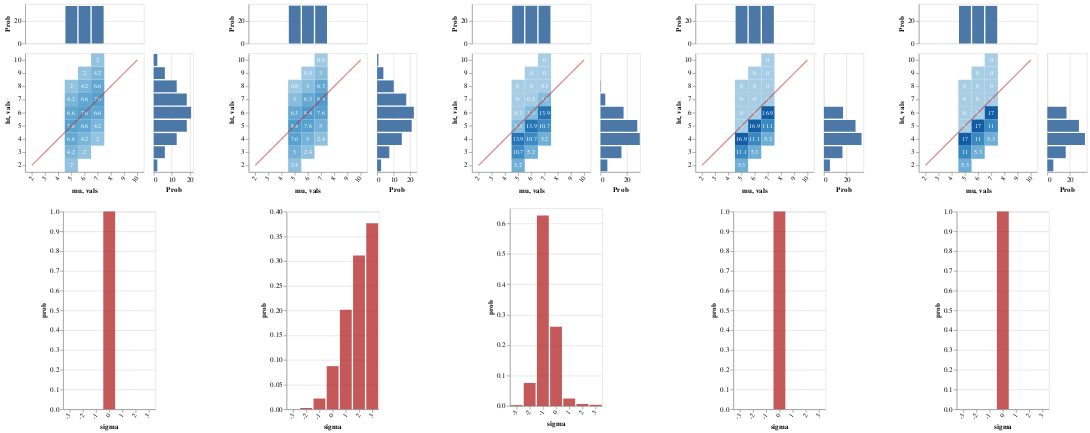

Notebook source saved alongside this figure:
### Markdown cell above
#### Pragmatic listener hears:

> "John, Mary, and Fred are all short"

These agents become quite certain that John's height falls below the class standard, though they remain in the dark about what that standard is (the conclusions for Mary are identical)

And as seen in the `ht` marginal, even though the standard remains unknown, the belief that John's height falls below it it leads to a (negatively skewed) evaluative distribution over worlds

The evaluativity effect is more pronounced than the positive case

### Code cell
writeIORef cacheRef (0, Map.empty)
 
vlShow . sidewaysDists <$> traverse mkGraph
  [ listener infoLUMAll cacheRef (0, UShrt, allDen0)
  , lp infoLUMAll >>= \l -> listener infoLUMAll cacheRef (0, UShrt, l)
  , listener infoLUMAll cacheRef (1, UShrt, allDen0)
  , listener infoLUMAll cacheRef (2, UShrt, allDen0)
  , listener infoLUMAll cacheRef (3, UShrt, allDen0)
  ]

### Figure 1 — Vega-Lite specification as saved in the notebook (floating-point values rounded to 4 significant figures)
{"$schema": "https://vega.github.io/schema/vega-lite/v3.json", "hconcat": [{"$schema": "https://vega.github.io/schema/vega-lite/v3.json", "center": true, "vconcat": [{"$schema": "https://vega.github.io/schema/vega-lite/v3.json", "bounds": "flush", "config": {"scale": {"rectBandPaddingInner": 0}}, "data": {"values": [{"ht": "2", "mu": "5", "prob": 2}, {"ht": "3", "mu": "5", "prob": 4.2}, {"ht": "3", "mu": "6", "prob": 2}, {"ht": "4", "mu": "5", "prob": 6.6}, {"ht": "4", "mu": "6", "prob": 4.2}, {"ht": "4", "mu": "7", "prob": 2}, {"ht": "5", "mu": "5", "prob": 7.6}, {"ht": "5", "mu": "6", "prob": 6.6}, {"ht": "5", "mu": "7", "prob": 4.2}, {"ht": "6", "mu": "5", "prob": 6.6}, {"ht": "6", "mu": "6", "prob": 7.6}, {"ht": "6", "mu": "7", "prob": 6.6}, {"ht": "7", "mu": "5", "prob": 4.2}, {"ht": "7", "mu": "6", "prob": 6.6}, {"ht": "7", "mu": "7", "prob": 7.6}, {"ht": "8", "mu": "5", "prob": 2}, {"ht": "8", "mu": "6", "prob": 4.2}, {"ht": "8", "mu": "7", "prob": 6.6}, {"ht": "9", "mu": "6", "prob": 2}, {"ht": "9", "mu": "7", "prob": 4.2}, {"ht": "10", "mu": "7", "prob": 2}]}, "spacing": 15, "vconcat": [{"encoding": {"x": {"axis": null, "field": "mu", "scale": {"domain": ["2", "3", "4", "5", "6", "7", "8", "9", "10"], "rangeStep": 30}, "sort": null, "type": "ordinal"}, "y": {"aggregate": "sum", "axis": {"title": "Prob"}, "field": "prob", "type": "quantitative"}}, "height": 60, "mark": "bar"}, {"bounds": "flush", "hconcat": [{"encoding": {"x": {"axis": {"labelAngle": -55}, "field": "mu", "scale": {"domain": ["2", "3", "4", "5", "6", "7", "8", "9", "10"], "rangeStep": 30}, "sort": null, "type": "ordinal"}, "y": {"axis": {"labelAngle": 0}, "field": "ht", "scale": {"domain": ["10", "9", "8", "7", "6", "5", "4", "3", "2"], "rangeStep": 30}, "sort": null, "type": "ordinal"}}, "layer": [{"encoding": {"color": {"aggregate": "sum", "field": "prob", "legend": null, "scale": {"scheme": {"extent": [0.2, 0.9], "name": "blues"}}, "type": "quantitative"}}, "mark": "rect"}, {"encoding": {"color": {"value": "white"}, "text": {"aggregate": "sum", "field": "prob", "type": "quantitative"}}, "mark": {"fontSize": 9, "type": "text"}}, {"data": {"values": [{"vals": "2"}, {"vals": "3"}, {"vals": "4"}, {"vals": "5"}, {"vals": "6"}, {"vals": "7"}, {"vals": "8"}, {"vals": "9"}, {"vals": "10"}]}, "encoding": {"x": {"field": "vals", "sort": null, "type": "ordinal"}, "y": {"field": "vals", "sort": null, "type": "ordinal"}}, "mark": {"opacity": 0.5, "stroke": "firebrick", "strokeWidth": 2, "type": "line"}}]}, {"encoding": {"x": {"aggregate": "sum", "axis": {"title": "Prob"}, "field": "prob", "type": "quantitative"}, "y": {"axis": null, "field": "ht", "scale": {"domain": ["10", "9", "8", "7", "6", "5", "4", "3", "2"], "rangeStep": 30}, "sort": null, "type": "ordinal"}}, "mark": "bar", "width": 60}], "spacing": 15}]}, {"$schema": "https://vega.github.io/schema/vega-lite/v3.json", "data": {"values": [{"prob": 1, "sigma": "0"}]}, "description": "", "encoding": {"x": {"axis": {"labelAngle": -55}, "field": "sigma", "scale": {"domain": ["-3", "-2", "-1", "0", "1", "2", "3"], "rangeStep": 30}, "sort": null, "type": "ordinal"}, "y": {"field": "prob", "type": "quantitative"}}, "mark": {"color": "firebrick", "opacity": 0.75, "type": "bar"}}]}, {"$schema": "https://vega.github.io/schema/vega-lite/v3.json", "center": true, "vconcat": [{"$schema": "https://vega.github.io/schema/vega-lite/v3.json", "bounds": "flush", "config": {"scale": {"rectBandPaddingInner": 0}}, "data": {"values": [{"ht": "2", "mu": "5", "prob": 2.4}, {"ht": "3", "mu": "5", "prob": 5}, {"ht": "3", "mu": "6", "prob": 2.4}, {"ht": "4", "mu": "5", "prob": 7.6}, {"ht": "4", "mu": "6", "prob": 5}, {"ht": "4", "mu": "7", "prob": 2.4}, {"ht": "5", "mu": "5", "prob": 8.4}, {"ht": "5", "mu": "6", "prob": 7.6}, {"ht": "5", "mu": "7", "prob": 5}, {"ht": "6", "mu": "5", "prob": 6.3}, {"ht": "6", "mu": "6", "prob": 8.4}, {"ht": "6", "mu": "7", "prob": 7.6}, {"ht": "7", "mu": "5", "prob": 3}, {"ht": "7", "mu": "6", "prob": 6.3}, {"ht": "7", "mu": "7", "prob": 8.4}, {"ht": "8", "mu": "5", "prob": 0.8}, {"ht": "8", "mu": "6", "prob": 3}, {"ht": "8", "mu": "7", "prob": 6.3}, {"ht": "9", "mu": "6", "prob": 0.8}, {"ht": "9", "mu": "7", "prob": 3}, {"ht": "10", "mu": "7", "prob": 0.8}]}, "spacing": 15, "vconcat": [{"encoding": {"x": {"axis": null, "field": "mu", "scale": {"domain": ["2", "3", "4", "5", "6", "7", "8", "9", "10"], "rangeStep": 30}, "sort": null, "type": "ordinal"}, "y": {"aggregate": "sum", "axis": {"title": "Prob"}, "field": "prob", "type": "quantitative"}}, "height": 60, "mark": "bar"}, {"bounds": "flush", "hconcat": [{"encoding": {"x": {"axis": {"labelAngle": -55}, "field": "mu", "scale": {"domain": ["2", "3", "4", "5", "6", "7", "8", "9", "10"], "rangeStep": 30}, "sort": null, "type": "ordinal"}, "y": {"axis": {"labelAngle": 0}, "field": "ht", "scale": {"domain": ["10", "9", "8", "7", "6", "5", "4", "3", "2"], "rangeStep": 30}, "sort": null, "type": "ordinal"}}, "layer": [{"encoding": {"color": {"aggregate": "sum", "field": "prob", "legend": null, "scale": {"scheme": {"extent": [0.2, 0.9], "name": "blues"}}, "type": "quantitative"}}, "mark": "rect"}, {"encoding": {"color": {"value": "white"}, "text": {"aggregate": "sum", "field": "prob", "type": "quantitative"}}, "mark": {"fontSize": 9, "type": "text"}}, {"data": {"values": [{"vals": "2"}, {"vals": "3"}, {"vals": "4"}, {"vals": "5"}, {"vals": "6"}, {"vals": "7"}, {"vals": "8"}, {"vals": "9"}, {"vals": "10"}]}, "encoding": {"x": {"field": "vals", "sort": null, "type": "ordinal"}, "y": {"field": "vals", "sort": null, "type": "ordinal"}}, "mark": {"opacity": 0.5, "stroke": "firebrick", "strokeWidth": 2, "type": "line"}}]}, {"encoding": {"x": {"aggregate": "sum", "axis": {"title": "Prob"}, "field": "prob", "type": "quantitative"}, "y": {"axis": null, "field": "ht", "scale": {"domain": ["10", "9", "8", "7", "6", "5", "4", "3", "2"], "rangeStep": 30}, "sort": null, "type": "ordinal"}}, "mark": "bar", "width": 60}], "spacing": 15}]}, {"$schema": "https://vega.github.io/schema/vega-lite/v3.json", "data": {"values": [{"prob": 8.67e-05, "sigma": "-3"}, {"prob": 0.002523, "sigma": "-2"}, {"prob": 0.02162, "sigma": "-1"}, {"prob": 0.08717, "sigma": "0"}, {"prob": 0.201, "sigma": "1"}, {"prob": 0.3113, "sigma": "2"}, {"prob": 0.3763, "sigma": "3"}]}, "description": "", "encoding": {"x": {"axis": {"labelAngle": -55}, "field": "sigma", "scale": {"domain": ["-3", "-2", "-1", "0", "1", "2", "3"], "rangeStep": 30}, "sort": null, "type": "ordinal"}, "y": {"field": "prob", "type": "quantitative"}}, "mark": {"color": "firebrick", "opacity": 0.75, "type": "bar"}}]}, {"$schema": "https://vega.github.io/schema/vega-lite/v3.json", "center": true, "vconcat": [{"$schema": "https://vega.github.io/schema/vega-lite/v3.json", "bounds": "flush", "config": {"scale": {"rectBandPaddingInner": 0}}, "data": {"values": [{"ht": "2", "mu": "5", "prob": 5.2}, {"ht": "3", "mu": "5", "prob": 10.7}, {"ht": "3", "mu": "6", "prob": 5.2}, {"ht": "4", "mu": "5", "prob": 13.9}, {"ht": "4", "mu": "6", "prob": 10.7}, {"ht": "4", "mu": "7", "prob": 5.2}, {"ht": "5", "mu": "5", "prob": 3.3}, {"ht": "5", "mu": "6", "prob": 13.9}, {"ht": "5", "mu": "7", "prob": 10.7}, {"ht": "6", "mu": "5", "prob": 0.3}, {"ht": "6", "mu": "6", "prob": 3.3}, {"ht": "6", "mu": "7", "prob": 13.9}, {"ht": "7", "mu": "5", "prob": 0}, {"ht": "7", "mu": "6", "prob": 0.3}, {"ht": "7", "mu": "7", "prob": 3.3}, {"ht": "8", "mu": "5", "prob": 0}, {"ht": "8", "mu": "6", "prob": 0}, {"ht": "8", "mu": "7", "prob": 0.3}, {"ht": "9", "mu": "6", "prob": 0}, {"ht": "9", "mu": "7", "prob": 0}, {"ht": "10", "mu": "7", "prob": 0}]}, "spacing": 15, "vconcat": [{"encoding": {"x": {"axis": null, "field": "mu", "scale": {"domain": ["2", "3", "4", "5", "6", "7", "8", "9", "10"], "rangeStep": 30}, "sort": null, "type": "ordinal"}, "y": {"aggregate": "sum", "axis": {"title": "Prob"}, "field": "prob", "type": "quantitative"}}, "height": 60, "mark": "bar"}, {"bounds": "flush", "hconcat": [{"encoding": {"x": {"axis": {"labelAngle": -55}, "field": "mu", "scale": {"domain": ["2", "3", "4", "5", "6", "7", "8", "9", "10"], "rangeStep": 30}, "sort": null, "type": "ordinal"}, "y": {"axis": {"labelAngle": 0}, "field": "ht", "scale": {"domain": ["10", "9", "8", "7", "6", "5", "4", "3", "2"], "rangeStep": 30}, "sort": null, "type": "ordinal"}}, "layer": [{"encoding": {"color": {"aggregate": "sum", "field": "prob", "legend": null, "scale": {"scheme": {"extent": [0.2, 0.9], "name": "blues"}}, "type": "quantitative"}}, "mark": "rect"}, {"encoding": {"color": {"value": "white"}, "text": {"aggregate": "sum", "field": "prob", "type": "quantitative"}}, "mark": {"fontSize": 9, "type": "text"}}, {"data": {"values": [{"vals": "2"}, {"vals": "3"}, {"vals": "4"}, {"vals": "5"}, {"vals": "6"}, {"vals": "7"}, {"vals": "8"}, {"vals": "9"}, {"vals": "10"}]}, "encoding": {"x": {"field": "vals", "sort": null, "type": "ordinal"}, "y": {"field": "vals", "sort": null, "type": "ordinal"}}, "mark": {"opacity": 0.5, "stroke": "firebrick", "strokeWidth": 2, "type": "line"}}]}, {"encoding": {"x": {"aggregate": "sum", "axis": {"title": "Prob"}, "field": "prob", "type": "quantitative"}, "y": {"axis": null, "field": "ht", "scale": {"domain": ["10", "9", "8", "7", "6", "5", "4", "3", "2"], "rangeStep": 30}, "sort": null, "type": "ordinal"}}, "mark": "bar", "width": 60}], "spacing": 15}]}, {"$schema": "https://vega.github.io/schema/vega-lite/v3.json", "data": {"values": [{"prob": 0.002597, "sigma": "-3"}, {"prob": 0.07558, "sigma": "-2"}, {"prob": 0.6265, "sigma": "-1"}, {"prob": 0.2605, "sigma": "0"}, {"prob": 0.02434, "sigma": "1"}, {"prob": 0.00666, "sigma": "2"}, {"prob": 0.003779, "sigma": "3"}]}, "description": "", "encoding": {"x": {"axis": {"labelAngle": -55}, "field": "sigma", "scale": {"domain": ["-3", "-2", "-1", "0", "1", "2", "3"], "rangeStep": 30}, "sort": null, "type": "ordinal"}, "y": {"field": "prob", "type": "quantitative"}}, "mark": {"color": "firebrick", "opacity": 0.75, "type": "bar"}}]}, {"$schema": "https://vega.github.io/schema/vega-lite/v3.json", "center": true, "vconcat": [{"$schema": "https://vega.github.io/schema/vega-lite/v3.json", "bounds": "flush", "config": {"scale": {"rectBandPaddingInner": 0}}, "data": {"values": [{"ht": "2", "mu": "5", "prob": 5.3}, {"ht": "3", "mu": "5", "prob": 11.1}, {"ht": "3", "mu": "6", "prob": 5.3}, {"ht": "4", "mu": "5", "prob": 16.9}, {"ht": "4", "mu": "6", "prob": 11.1}, {"ht": "4", "mu": "7", "prob": 5.3}, {"ht": "5", "mu": "5", "prob": 0}, {"ht": "5", "mu": "6", "prob": 16.9}, {"ht": "5", "mu": "7", "prob": 11.1}, {"ht": "6", "mu": "5", "prob": 0}, {"ht": "6", "mu": "6", "prob": 0}, {"ht": "6", "mu": "7", "prob": 16.9}, {"ht": "7", "mu": "5", "prob": 0}, {"ht": "7", "mu": "6", "prob": 0}, {"ht": "7", "mu": "7", "prob": 0}, {"ht": "8", "mu": "5", "prob": 0}, {"ht": "8", "mu": "6", "prob": 0}, {"ht": "8", "mu": "7", "prob": 0}, {"ht": "9", "mu": "6", "prob": 0}, {"ht": "9", "mu": "7", "prob": 0}, {"ht": "10", "mu": "7", "prob": 0}]}, "spacing": 15, "vconcat": [{"encoding": {"x": {"axis": null, "field": "mu", "scale": {"domain": ["2", "3", "4", "5", "6", "7", "8", "9", "10"], "rangeStep": 30}, "sort": null, "type": "ordinal"}, "y": {"aggregate": "sum", "axis": {"title": "Prob"}, "field": "prob", "type": "quantitative"}}, "height": 60, "mark": "bar"}, {"bounds": "flush", "hconcat": [{"encoding": {"x": {"axis": {"labelAngle": -55}, "field": "mu", "scale": {"domain": ["2", "3", "4", "5", "6", "7", "8", "9", "10"], "rangeStep": 30}, "sort": null, "type": "ordinal"}, "y": {"axis": {"labelAngle": 0}, "field": "ht", "scale": {"domain": ["10", "9", "8", "7", "6", "5", "4", "3", "2"], "rangeStep": 30}, "sort": null, "type": "ordinal"}}, "layer": [{"encoding": {"color": {"aggregate": "sum", "field": "prob", "legend": null, "scale": {"scheme": {"extent": [0.2, 0.9], "name": "blues"}}, "type": "quantitative"}}, "mark": "rect"}, {"encoding": {"color": {"value": "white"}, "text": {"aggregate": "sum", "field": "prob", "type": "quantitative"}}, "mark": {"fontSize": 9, "type": "text"}}, {"data": {"values": [{"vals": "2"}, {"vals": "3"}, {"vals": "4"}, {"vals": "5"}, {"vals": "6"}, {"vals": "7"}, {"vals": "8"}, {"vals": "9"}, {"vals": "10"}]}, "encoding": {"x": {"field": "vals", "sort": null, "type": "ordinal"}, "y": {"field": "vals", "sort": null, "type": "ordinal"}}, "mark": {"opacity": 0.5, "stroke": "firebrick", "strokeWidth": 2, "type": "line"}}]}, {"encoding": {"x": {"aggregate": "sum", "axis": {"title": "Prob"}, "field": "prob", "type": "quantitative"}, "y": {"axis": null, "field": "ht", "scale": {"domain": ["10", "9", "8", "7", "6", "5", "4", "3", "2"], "rangeStep": 30}, "sort": null, "type": "ordinal"}}, "mark": "bar", "width": 60}], "spacing": 15}]}, {"$schema": "https://vega.github.io/schema/vega-lite/v3.json", "data": {"values": [{"prob": 1, "sigma": "0"}]}, "description": "", "encoding": {"x": {"axis": {"labelAngle": -55}, "field": "sigma", "scale": {"domain": ["-3", "-2", "-1", "0", "1", "2", "3"], "rangeStep": 30}, "sort": null, "type": "ordinal"}, "y": {"field": "prob", "type": "quantitative"}}, "mark": {"color": "firebrick", "opacity": 0.75, "type": "bar"}}]}, {"$schema": "https://vega.github.io/schema/vega-lite/v3.json", "center": true, "vconcat": [{"$schema": "https://vega.github.io/schema/vega-lite/v3.json", "bounds": "flush", "config": {"scale": {"rectBandPaddingInner": 0}}, "data": {"values": [{"ht": "2", "mu": "5", "prob": 5.3}, {"ht": "3", "mu": "5", "prob": 11}, {"ht": "3", "mu": "6", "prob": 5.3}, {"ht": "4", "mu": "5", "prob": 17}, {"ht": "4", "mu": "6", "prob": 11}, {"ht": "4", "mu": "7", "prob": 5.3}, {"ht": "5", "mu": "5", "prob": 0}, {"ht": "5", "mu": "6", "prob": 17}, {"ht": "5", "mu": "7", "prob": 11}, {"ht": "6", "mu": "5", "prob": 0}, {"ht": "6", "mu": "6", "prob": 0}, {"ht": "6", "mu": "7", "prob": 17}, {"ht": "7", "mu": "5", "prob": 0}, {"ht": "7", "mu": "6", "prob": 0}, {"ht": "7", "mu": "7", "prob": 0}, {"ht": "8", "mu": "5", "prob": 0}, {"ht": "8", "mu": "6", "prob": 0}, {"ht": "8", "mu": "7", "prob": 0}, {"ht": "9", "mu": "6", "prob": 0}, {"ht": "9", "mu": "7", "prob": 0}, {"ht": "10", "mu": "7", "prob": 0}]}, "spacing": 15, "vconcat": [{"encoding": {"x": {"axis": null, "field": "mu", "scale": {"domain": ["2", "3", "4", "5", "6", "7", "8", "9", "10"], "rangeStep": 30}, "sort": null, "type": "ordinal"}, "y": {"aggregate": "sum", "axis": {"title": "Prob"}, "field": "prob", "type": "quantitative"}}, "height": 60, "mark": "bar"}, {"bounds": "flush", "hconcat": [{"encoding": {"x": {"axis": {"labelAngle": -55}, "field": "mu", "scale": {"domain": ["2", "3", "4", "5", "6", "7", "8", "9", "10"], "rangeStep": 30}, "sort": null, "type": "ordinal"}, "y": {"axis": {"labelAngle": 0}, "field": "ht", "scale": {"domain": ["10", "9", "8", "7", "6", "5", "4", "3", "2"], "rangeStep": 30}, "sort": null, "type": "ordinal"}}, "layer": [{"encoding": {"color": {"aggregate": "sum", "field": "prob", "legend": null, "scale": {"scheme": {"extent": [0.2, 0.9], "name": "blues"}}, "type": "quantitative"}}, "mark": "rect"}, {"encoding": {"color": {"value": "white"}, "text": {"aggregate": "sum", "field": "prob", "type": "quantitative"}}, "mark": {"fontSize": 9, "type": "text"}}, {"data": {"values": [{"vals": "2"}, {"vals": "3"}, {"vals": "4"}, {"vals": "5"}, {"vals": "6"}, {"vals": "7"}, {"vals": "8"}, {"vals": "9"}, {"vals": "10"}]}, "encoding": {"x": {"field": "vals", "sort": null, "type": "ordinal"}, "y": {"field": "vals", "sort": null, "type": "ordinal"}}, "mark": {"opacity": 0.5, "stroke": "firebrick", "strokeWidth": 2, "type": "line"}}]}, {"encoding": {"x": {"aggregate": "sum", "axis": {"title": "Prob"}, "field": "prob", "type": "quantitative"}, "y": {"axis": null, "field": "ht", "scale": {"domain": ["10", "9", "8", "7", "6", "5", "4", "3", "2"], "rangeStep": 30}, "sort": null, "type": "ordinal"}}, "mark": "bar", "width": 60}], "spacing": 15}]}, {"$schema": "https://vega.github.io/schema/vega-lite/v3.json", "data": {"values": [{"prob": 1, "sigma": "0"}]}, "description": "", "encoding": {"x": {"axis": {"labelAngle": -55}, "field": "sigma", "scale": {"domain": ["-3", "-2", "-1", "0", "1", "2", "3"], "rangeStep": 30}, "sort": null, "type": "ordinal"}, "y": {"field": "prob", "type": "quantitative"}}, "mark": {"color": "firebrick", "opacity": 0.75, "type": "bar"}}]}], "spacing": 50}
